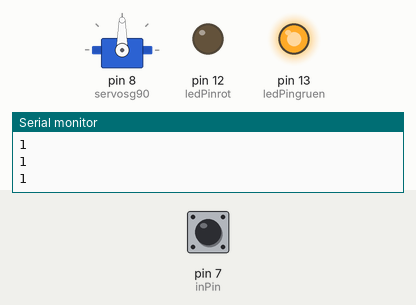
A sketch run on a simulated Arduino Uno, built with avr-gcc and run on an emulated ATmega328P. On the bench: servo, output pins drawn as LEDs (lit = HIGH), the last lines printed to the serial monitor. Dashed ring = blinking. The inputs (shaded band) are chosen by the test bench; at power-on: pin 7 (inPin) HIGH.

Above: at 1.2 s.
1.3 s: pin 7 (inPin) pulled LOW for 0.15 s
At 2.3 s:
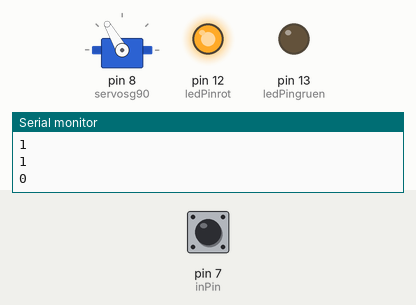
At 3.2 s:
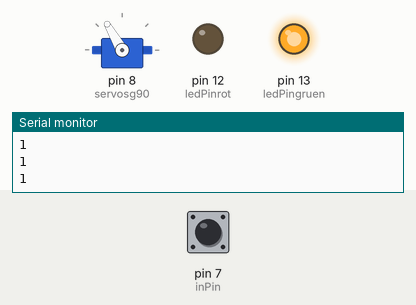
3.9 s: pin 7 (inPin) pulled LOW for 3.2 s
At 4.4 s:
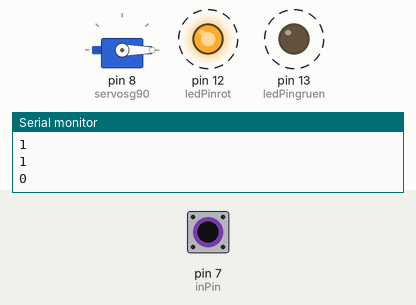
Timing chart, 0 to 8.7 s (numbered marks = the images above; inputs shaded):
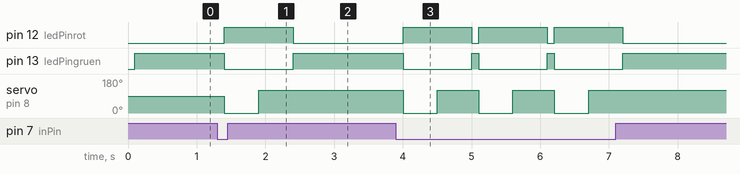

Measured:
- after the input at 1.3 s, pin 12 (ledPinrot): LOW → HIGH after 0.10 s, → LOW 1.0 s later; pin 13 (ledPingruen): HIGH → LOW after 0.10 s, → HIGH 1.0 s later; servo on pin 8 (servosg90): 90° → 0° after 0.10 s, → 120° 0.50 s later
- after the input at 3.9 s, pin 12 (ledPinrot): alternates HIGH for 1.0 s and LOW for 0.10 s, 6 changes in all, then stays LOW, starting after 0.10 s; pin 13 (ledPingruen): alternates HIGH for 0.10 s and LOW for 1.0 s, 6 changes in all, then stays HIGH, starting after 0.10 s

The sketch:

simple_servo.ino
```cpp
#include <Servo.h>

Servo servosg90;
int ledPingruen = 13;
int ledPinrot = 12;

//button
int inPin = 7;   // pushbutton connected to digital pin 7
int val = 0;     // variable to store the read value
//button end

void setup()

{
pinMode(ledPingruen, OUTPUT);
pinMode(ledPinrot, OUTPUT);

servosg90.attach(8);


//button
 pinMode(inPin, INPUT_PULLUP);      // sets the digital pin 7 as input

  Serial.begin(9600);
//button end


}


void loop()

{
  //button
  val = digitalRead(inPin);   // read the input pin
  //digitalWrite(ledPin, val);

  Serial.println(val);             // debug value
  delay(100);
  //button end


  digitalWrite(ledPingruen, 1);


  if(val==0){

  digitalWrite(ledPingruen, 0);
  digitalWrite(ledPinrot, 1);
  servosg90.write(0);

  delay(500);

  servosg90.write(120);


  delay(500);
  digitalWrite(ledPinrot, 0);
  digitalWrite(ledPingruen, 1);

}}
```
